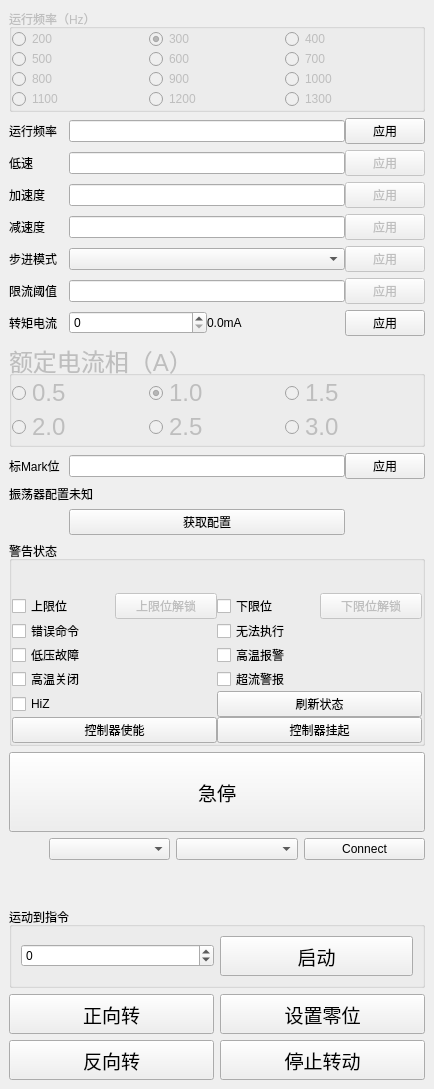
  <widget class="QDockWidget" name="dockRight">
   <property name="sizePolicy">
    <sizepolicy hsizetype="Minimum" vsizetype="Preferred">
     <horstretch>0</horstretch>
     <verstretch>0</verstretch>
    </sizepolicy>
   </property>
   <property name="minimumSize">
    <size>
     <width>434</width>
     <height>1089</height>
    </size>
   </property>
   <attribute name="dockWidgetArea">
    <number>2</number>
   </attribute>
   <widget class="QWidget" name="dockWidgetContents">
    <layout class="QGridLayout" name="gridLayout_2">
     <item row="0" column="0">
      <layout class="QGridLayout" name="gridLayout">
       <property name="horizontalSpacing">
        <number>0</number>
       </property>
       <item row="2" column="2">
        <widget class="QPushButton" name="pbSetMinSpeed">
         <property name="enabled">
          <bool>false</bool>
         </property>
         <property name="text">
          <string>应用</string>
         </property>
        </widget>
       </item>
       <item row="4" column="1">
        <widget class="QLineEdit" name="leDEC"/>
       </item>
       <item row="9" column="0">
        <widget class="QLabel" name="label_7">
         <property name="text">
          <string>标Mark位</string>
         </property>
        </widget>
       </item>
       <item row="0" column="0" colspan="3">
        <widget class="QGroupBox" name="gbFreq">
         <property name="enabled">
          <bool>false</bool>
         </property>
         <property name="title">
          <string>运行频率（Hz）</string>
         </property>
         <layout class="QGridLayout" name="gridLayout_7">
          <property name="leftMargin">
           <number>0</number>
          </property>
          <property name="topMargin">
           <number>0</number>
          </property>
          <property name="rightMargin">
           <number>0</number>
          </property>
          <property name="bottomMargin">
           <number>0</number>
          </property>
          <property name="spacing">
           <number>0</number>
          </property>
          <item row="0" column="0">
           <widget class="QRadioButton" name="rbFreq200">
            <property name="text">
             <string>200</string>
            </property>
           </widget>
          </item>
          <item row="0" column="1">
           <widget class="QRadioButton" name="rbFreq300">
            <property name="text">
             <string>300</string>
            </property>
            <property name="checked">
             <bool>true</bool>
            </property>
           </widget>
          </item>
          <item row="0" column="2">
           <widget class="QRadioButton" name="rbFreq400">
            <property name="text">
             <string>400</string>
            </property>
           </widget>
          </item>
          <item row="1" column="0">
           <widget class="QRadioButton" name="rbFreq500">
            <property name="text">
             <string>500</string>
            </property>
           </widget>
          </item>
          <item row="1" column="1">
           <widget class="QRadioButton" name="rbFreq600">
            <property name="text">
             <string>600</string>
            </property>
           </widget>
          </item>
          <item row="1" column="2">
           <widget class="QRadioButton" name="rbFreq700">
            <property name="text">
             <string>700</string>
            </property>
           </widget>
          </item>
          <item row="2" column="0">
           <widget class="QRadioButton" name="rbFreq800">
            <property name="text">
             <string>800</string>
            </property>
           </widget>
          </item>
          <item row="2" column="1">
           <widget class="QRadioButton" name="rbFreq900">
            <property name="text">
             <string>900</string>
            </property>
           </widget>
          </item>
          <item row="2" column="2">
           <widget class="QRadioButton" name="rbFreq1000">
            <property name="text">
             <string>1000</string>
            </property>
           </widget>
          </item>
          <item row="3" column="0">
           <widget class="QRadioButton" name="rbFreq1100">
            <property name="text">
             <string>1100</string>
            </property>
           </widget>
          </item>
          <item row="3" column="1">
           <widget class="QRadioButton" name="rbFreq1200">
            <property name="text">
             <string>1200</string>
            </property>
           </widget>
          </item>
          <item row="3" column="2">
           <widget class="QRadioButton" name="rbFreq1300">
            <property name="text">
             <string>1300</string>
            </property>
           </widget>
          </item>
         </layout>
        </widget>
       </item>
       <item row="1" column="0">
        <widget class="QLabel" name="label">
         <property name="text">
          <string>运行频率</string>
         </property>
        </widget>
       </item>
       <item row="6" column="1">
        <widget class="QLineEdit" name="leOCth"/>
       </item>
       <item row="11" column="1">
        <widget class="QPushButton" name="pbGetConfig">
         <property name="text">
          <string>获取配置</string>
         </property>
        </widget>
       </item>
       <item row="9" column="1">
        <widget class="QLineEdit" name="leMark"/>
       </item>
       <item row="9" column="2">
        <widget class="QPushButton" name="pbSetMark">
         <property name="enabled">
          <bool>true</bool>
         </property>
         <property name="text">
          <string>应用</string>
         </property>
        </widget>
       </item>
       <item row="13" column="0" colspan="3">
        <widget class="QPushButton" name="pbHardStop">
         <property name="minimumSize">
          <size>
           <width>0</width>
           <height>80</height>
          </size>
         </property>
         <property name="font">
          <font>
           <pointsize>14</pointsize>
          </font>
         </property>
         <property name="text">
          <string>急停</string>
         </property>
        </widget>
       </item>
       <item row="7" column="1">
        <layout class="QHBoxLayout" name="horizontalLayout_2">
         <item>
          <widget class="QSpinBox" name="sbTVal">
           <property name="maximum">
            <number>127</number>
           </property>
          </widget>
         </item>
         <item>
          <widget class="QLabel" name="lbTVal">
           <property name="text">
            <string>0.0mA</string>
           </property>
          </widget>
         </item>
        </layout>
       </item>
       <item row="10" column="0">
        <widget class="QLabel" name="label_9">
         <property name="text">
          <string>振荡器配置</string>
         </property>
        </widget>
       </item>
       <item row="1" column="1">
        <widget class="QLineEdit" name="leMaxSpeed"/>
       </item>
       <item row="7" column="0">
        <widget class="QLabel" name="label_8">
         <property name="text">
          <string>转矩电流</string>
         </property>
        </widget>
       </item>
       <item row="10" column="1" colspan="2">
        <widget class="QLabel" name="lbOscillator">
         <property name="text">
          <string>未知</string>
         </property>
        </widget>
       </item>
       <item row="6" column="0">
        <widget class="QLabel" name="label_6">
         <property name="text">
          <string>限流阈值</string>
         </property>
        </widget>
       </item>
       <item row="7" column="2">
        <widget class="QPushButton" name="pbSetTVal">
         <property name="enabled">
          <bool>true</bool>
         </property>
         <property name="text">
          <string>应用</string>
         </property>
        </widget>
       </item>
       <item row="2" column="0">
        <widget class="QLabel" name="label_2">
         <property name="text">
          <string>低速</string>
         </property>
        </widget>
       </item>
       <item row="3" column="1">
        <widget class="QLineEdit" name="leACC"/>
       </item>
       <item row="2" column="1">
        <widget class="QLineEdit" name="leMinSpeed"/>
       </item>
       <item row="3" column="0">
        <widget class="QLabel" name="label_3">
         <property name="text">
          <string>加速度</string>
         </property>
        </widget>
       </item>
       <item row="1" column="2">
        <widget class="QPushButton" name="pbSetMaxSpeed">
         <property name="enabled">
          <bool>true</bool>
         </property>
         <property name="text">
          <string>应用</string>
         </property>
        </widget>
       </item>
       <item row="4" column="2">
        <widget class="QPushButton" name="pushButton_4">
         <property name="enabled">
          <bool>false</bool>
         </property>
         <property name="text">
          <string>应用</string>
         </property>
        </widget>
       </item>
       <item row="6" column="2">
        <widget class="QPushButton" name="pbSetOCTh">
         <property name="enabled">
          <bool>false</bool>
         </property>
         <property name="text">
          <string>应用</string>
         </property>
        </widget>
       </item>
       <item row="8" column="0" colspan="3">
        <widget class="QGroupBox" name="gbTorque">
         <property name="enabled">
          <bool>false</bool>
         </property>
         <property name="font">
          <font>
           <pointsize>18</pointsize>
          </font>
         </property>
         <property name="title">
          <string>额定电流相（A）</string>
         </property>
         <layout class="QGridLayout" name="gridLayout_8">
          <property name="leftMargin">
           <number>0</number>
          </property>
          <property name="topMargin">
           <number>0</number>
          </property>
          <property name="rightMargin">
           <number>0</number>
          </property>
          <property name="bottomMargin">
           <number>0</number>
          </property>
          <property name="spacing">
           <number>0</number>
          </property>
          <item row="0" column="0">
           <widget class="QRadioButton" name="rbTroque05">
            <property name="text">
             <string>0.5</string>
            </property>
            <property name="checked">
             <bool>false</bool>
            </property>
           </widget>
          </item>
          <item row="0" column="1">
           <widget class="QRadioButton" name="rbTroque10">
            <property name="text">
             <string>1.0</string>
            </property>
            <property name="checked">
             <bool>true</bool>
            </property>
           </widget>
          </item>
          <item row="0" column="2">
           <widget class="QRadioButton" name="rbTroque15">
            <property name="text">
             <string>1.5</string>
            </property>
           </widget>
          </item>
          <item row="1" column="1">
           <widget class="QRadioButton" name="rbTroque25">
            <property name="text">
             <string>2.5</string>
            </property>
           </widget>
          </item>
          <item row="1" column="2">
           <widget class="QRadioButton" name="rbTroque30">
            <property name="text">
             <string>3.0</string>
            </property>
           </widget>
          </item>
          <item row="1" column="0">
           <widget class="QRadioButton" name="rbTroque20">
            <property name="text">
             <string>2.0</string>
            </property>
           </widget>
          </item>
         </layout>
        </widget>
       </item>
       <item row="5" column="0">
        <widget class="QLabel" name="label_5">
         <property name="text">
          <string>步进模式</string>
         </property>
        </widget>
       </item>
       <item row="4" column="0">
        <widget class="QLabel" name="label_4">
         <property name="text">
          <string>减速度</string>
         </property>
        </widget>
       </item>
       <item row="5" column="2">
        <widget class="QPushButton" name="pbSetStepMode">
         <property name="enabled">
          <bool>false</bool>
         </property>
         <property name="text">
          <string>应用</string>
         </property>
        </widget>
       </item>
       <item row="3" column="2">
        <widget class="QPushButton" name="pushButton_3">
         <property name="enabled">
          <bool>false</bool>
         </property>
         <property name="text">
          <string>应用</string>
         </property>
        </widget>
       </item>
       <item row="12" column="0" colspan="3">
        <widget class="QGroupBox" name="groupBox_2">
         <property name="title">
          <string>警告状态</string>
         </property>
         <layout class="QGridLayout" name="gridLayout_4">
          <property name="leftMargin">
           <number>0</number>
          </property>
          <property name="topMargin">
           <number>0</number>
          </property>
          <property name="rightMargin">
           <number>0</number>
          </property>
          <property name="bottomMargin">
           <number>0</number>
          </property>
          <property name="spacing">
           <number>0</number>
          </property>
          <item row="0" column="0">
           <layout class="QGridLayout" name="gridLayout_3">
            <item row="2" column="0">
             <widget class="QCheckBox" name="cbWrongCMD">
              <property name="text">
               <string>错误命令</string>
              </property>
             </widget>
            </item>
            <item row="3" column="0">
             <widget class="QCheckBox" name="cbUVLO">
              <property name="text">
               <string>低压故障</string>
              </property>
             </widget>
            </item>
            <item row="3" column="1">
             <widget class="QCheckBox" name="cbThermalWRN">
              <property name="text">
               <string>高温报警</string>
              </property>
             </widget>
            </item>
            <item row="2" column="1">
             <widget class="QCheckBox" name="cbNotPerf">
              <property name="text">
               <string>无法执行</string>
              </property>
             </widget>
            </item>
            <item row="5" column="0">
             <widget class="QCheckBox" name="cbHiZ">
              <property name="text">
               <string>HiZ</string>
              </property>
             </widget>
            </item>
            <item row="6" column="0">
             <widget class="QPushButton" name="pbEnable">
              <property name="text">
               <string>控制器使能</string>
              </property>
             </widget>
            </item>
            <item row="4" column="1">
             <widget class="QCheckBox" name="cbOCD">
              <property name="text">
               <string>超流警报</string>
              </property>
             </widget>
            </item>
            <item row="5" column="1">
             <widget class="QPushButton" name="pbGetStatus">
              <property name="text">
               <string>刷新状态</string>
              </property>
             </widget>
            </item>
            <item row="4" column="0">
             <widget class="QCheckBox" name="cbThermalSD">
              <property name="text">
               <string>高温关闭</string>
              </property>
             </widget>
            </item>
            <item row="0" column="0" colspan="2">
             <widget class="QLabel" name="lbWarning">
              <property name="sizePolicy">
               <sizepolicy hsizetype="Minimum" vsizetype="Preferred">
                <horstretch>0</horstretch>
                <verstretch>0</verstretch>
               </sizepolicy>
              </property>
              <property name="minimumSize">
               <size>
                <width>32</width>
                <height>32</height>
               </size>
              </property>
              <property name="text">
               <string/>
              </property>
              <property name="pixmap">
               <pixmap resource="stepmotorconsole.qrc">:/warning.png</pixmap>
              </property>
              <property name="scaledContents">
               <bool>false</bool>
              </property>
              <property name="alignment">
               <set>Qt::AlignCenter</set>
              </property>
             </widget>
            </item>
            <item row="6" column="1">
             <widget class="QPushButton" name="pbDisable">
              <property name="text">
               <string>控制器挂起</string>
              </property>
             </widget>
            </item>
            <item row="1" column="0">
             <layout class="QHBoxLayout" name="horizontalLayout_11">
              <item>
               <widget class="QCheckBox" name="cbUpLock">
                <property name="text">
                 <string>上限位</string>
                </property>
               </widget>
              </item>
              <item>
               <widget class="QPushButton" name="pbUnlockUp">
                <property name="enabled">
                 <bool>false</bool>
                </property>
                <property name="text">
                 <string>上限位解锁</string>
                </property>
               </widget>
              </item>
             </layout>
            </item>
            <item row="1" column="1">
             <layout class="QHBoxLayout" name="horizontalLayout_12">
              <item>
               <widget class="QCheckBox" name="cbDownLock">
                <property name="text">
                 <string>下限位</string>
                </property>
               </widget>
              </item>
              <item>
               <widget class="QPushButton" name="pbUnlockDown">
                <property name="enabled">
                 <bool>false</bool>
                </property>
                <property name="text">
                 <string>下限位解锁</string>
                </property>
               </widget>
              </item>
             </layout>
            </item>
           </layout>
          </item>
         </layout>
        </widget>
       </item>
       <item row="5" column="1">
        <widget class="QComboBox" name="cbStepMode">
         <property name="editable">
          <bool>false</bool>
         </property>
         <property name="currentText">
          <string/>
         </property>
         <property name="frame">
          <bool>true</bool>
         </property>
        </widget>
       </item>
      </layout>
     </item>
     <item row="4" column="0">
      <spacer name="verticalSpacer_7">
       <property name="orientation">
        <enum>Qt::Vertical</enum>
       </property>
       <property name="sizeHint" stdset="0">
        <size>
         <width>20</width>
         <height>40</height>
        </size>
       </property>
      </spacer>
     </item>
     <item row="1" column="0">
      <layout class="QHBoxLayout" name="horizontalLayout_4">
       <item>
        <spacer name="horizontalSpacer">
         <property name="orientation">
          <enum>Qt::Horizontal</enum>
         </property>
         <property name="sizeType">
          <enum>QSizePolicy::Minimum</enum>
         </property>
         <property name="sizeHint" stdset="0">
          <size>
           <width>40</width>
           <height>20</height>
          </size>
         </property>
        </spacer>
       </item>
       <item>
        <widget class="QComboBox" name="cbSerialPort"/>
       </item>
       <item>
        <widget class="QComboBox" name="cbBaudRate"/>
       </item>
       <item>
        <widget class="QPushButton" name="pbConnect">
         <property name="text">
          <string>Connect</string>
         </property>
        </widget>
       </item>
      </layout>
     </item>
     <item row="6" column="0">
      <layout class="QGridLayout" name="gridLayout_5">
       <item row="0" column="0">
        <widget class="QPushButton" name="pbMoveFWD">
         <property name="minimumSize">
          <size>
           <width>0</width>
           <height>40</height>
          </size>
         </property>
         <property name="font">
          <font>
           <pointsize>14</pointsize>
          </font>
         </property>
         <property name="text">
          <string>正向转</string>
         </property>
        </widget>
       </item>
       <item row="0" column="1">
        <widget class="QPushButton" name="pbSetZero">
         <property name="minimumSize">
          <size>
           <width>0</width>
           <height>40</height>
          </size>
         </property>
         <property name="font">
          <font>
           <pointsize>14</pointsize>
          </font>
         </property>
         <property name="text">
          <string>设置零位</string>
         </property>
        </widget>
       </item>
       <item row="1" column="0">
        <widget class="QPushButton" name="pbMoveBWD">
         <property name="minimumSize">
          <size>
           <width>0</width>
           <height>40</height>
          </size>
         </property>
         <property name="font">
          <font>
           <pointsize>14</pointsize>
          </font>
         </property>
         <property name="text">
          <string>反向转</string>
         </property>
        </widget>
       </item>
       <item row="1" column="1">
        <widget class="QPushButton" name="pbSoftStop">
         <property name="minimumSize">
          <size>
           <width>0</width>
           <height>40</height>
          </size>
         </property>
         <property name="font">
          <font>
           <pointsize>14</pointsize>
          </font>
         </property>
         <property name="text">
          <string>停止转动</string>
         </property>
        </widget>
       </item>
      </layout>
     </item>
     <item row="5" column="0">
      <widget class="QGroupBox" name="groupBox_3">
       <property name="title">
        <string>运动到指令</string>
       </property>
       <layout class="QVBoxLayout" name="verticalLayout_11">
        <item>
         <layout class="QHBoxLayout" name="horizontalLayout_10">
          <item>
           <widget class="QSpinBox" name="sbTargetPos">
            <property name="minimum">
             <number>-500000</number>
            </property>
            <property name="maximum">
             <number>500000</number>
            </property>
           </widget>
          </item>
          <item>
           <widget class="QPushButton" name="pbMoveStep_2">
            <property name="minimumSize">
             <size>
              <width>0</width>
              <height>40</height>
             </size>
            </property>
            <property name="font">
             <font>
              <pointsize>14</pointsize>
             </font>
            </property>
            <property name="text">
             <string>启动</string>
            </property>
           </widget>
          </item>
         </layout>
        </item>
       </layout>
      </widget>
     </item>
    </layout>
   </widget>
  </widget>
